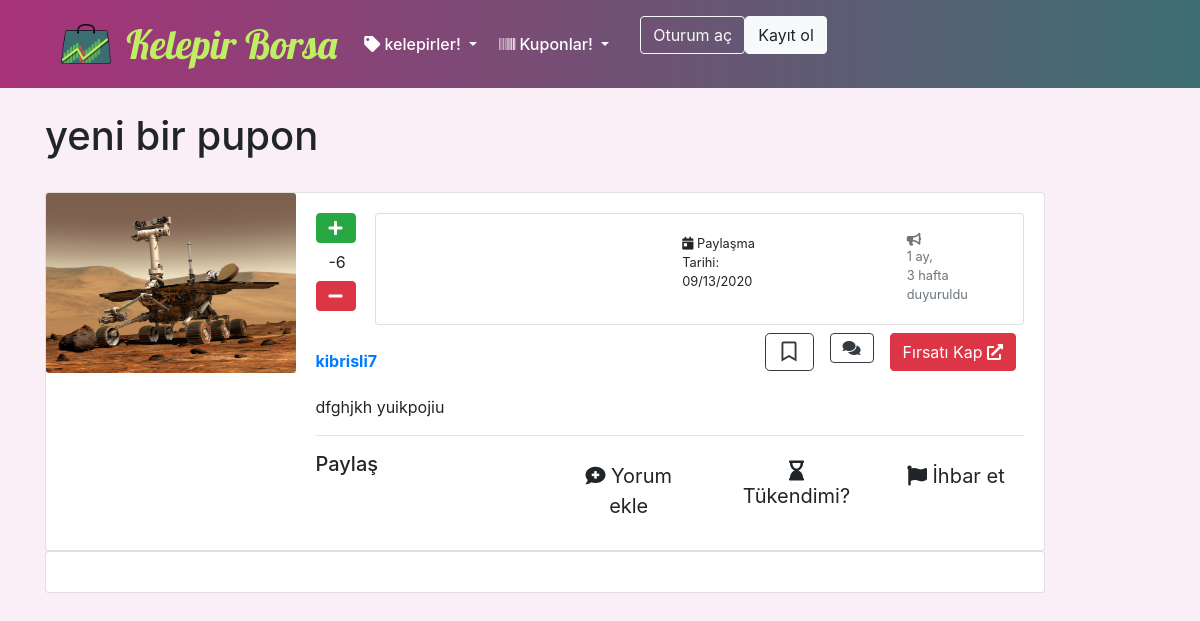
The page /kupon/2 on the database as committed earlier.
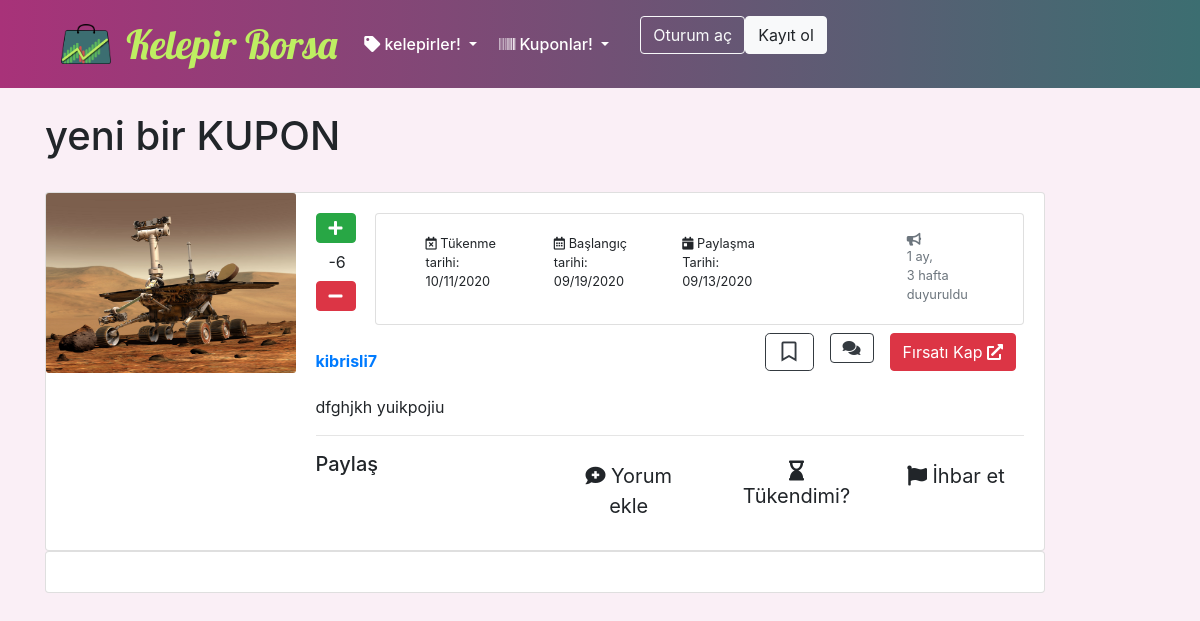
The same page on the database as committed later.
### madde/models.py (models this page shows, shortened)
class Kuponlar(models.Model):
    paylasan = models.ForeignKey(User, on_delete=models.CASCADE)
    url = models.URLField(max_length=200, blank=True, null=True, help_text='<small>Kelepir internetten bulunduysa şurda websiteyi palşın</small>',)
    satici = models.CharField(max_length=200, blank=True)
    kupon = models.CharField(max_length=100, blank=True, help_text='Bildirmek istediğiniz kupon varsa, buraya yazın')
    kuponCesiti = models.CharField(null=True, max_length=50, choices=KUPON_CESIT, verbose_name='Küpon çeşiti')
    baslik = models.CharField(max_length=300, help_text='Kısa bir tanımlayıcı başlık', verbose_name='Başlık')
    ayrintilar = RichTextField(help_text='Kelepiri kendi sözlerinizle anlatın ve neden kaçılmaz fırsat olduğunu başkalarına açıklayın.' ,verbose_name='Detaylı ayrıntılar')
    goruntu = models.ImageField(upload_to='kupon_goruntuleri', null=True, blank=True, default="madde_goruntuleri/shopping.jpg", help_text='bir resim yüklemek, başkalarının anlaşmayı daha iyi anlamasına yardımcı olur', verbose_name='Görüntü')
    bas_tarih = models.DateField(blank=True, null=True,verbose_name='İndirimin Başlangıç Tarihi')
    son_tarih = models.DateField(blank=True, null=True, verbose_name='İndirimin bitme tarihi')
    duyurmaTarihi = models.DateTimeField(default=timezone.now) # auto_now=False, auto_now_add=True, blank=True
    derece = models.IntegerField(default='0', null=True, blank=True)
    aktif = models.BooleanField(default=True)
    bookmarked = models.ManyToManyField(User, related_name='bookmarked_coupons', default=None, blank=True)
    tukenmiscagiri = models.ManyToManyField(User, related_name='expired_call_coupons', default=None, blank=True)
    tukenmisSayi = models.IntegerField(default=0, null=True, blank=True)
    oylar = models.IntegerField(default=0, null=True, blank=True)
    oyveren = models.ManyToManyField(User, blank=True, related_name="collected_votes_coupons")
    comments = GenericRelation(Comment)

### madde/views.py (the view)
# urls.py: path('kupon/<int:pk>', views.kupon_detay, name='kupon_detay'),
def kupon_detay(request, pk):
    kupon = get_object_or_404(Kuponlar, pk=pk)
    comments = Comment.objects.filter(content_type_id=24, object_id=kupon.id)
    top_comments = Comment.objects.all_comments_by_object(kupon).order_by('-reaction__likes').first()
    bookmarked = False
    if kupon.bookmarked.filter(id=request.user.id).exists():
        bookmarked = True
    else:
        bookmarked = False
    context = {'kupon':kupon,'bookmarked':bookmarked, 'comments':comments, 'top_comments':top_comments}
    return render(request, 'madde/kuponlar_detail.html', context)

### madde/templates/madde/kuponlar_detail.html (shortened to what the changed rows need)
{% extends 'temel.html' %}
{% load static %}
{% load social_share %}
{% load crispy_forms_tags %}
{% load i18n %}
{% load comment_tags %}
{% block content %}
<br>
<h1>{{kupon.baslik}}</h1>
<br>
{% if kupon.aktif == True %}
<div class="card mb-12" style="max-width: 1000px;">
  <div class="row no-gutters">
    <div class="col-md-3">
      <img src="{{kupon.goruntu.url}}" style="width: 100%; height: 15vw;" class="card-img image-fluid">
    </div>
    <div class="col-md-9">
      <div class="card-body">
        <div class="container-fluid">
        	<div class="row">
        		<div class="col-md-12">
        			<div class="row">
        				<div class="col-md-1">
                    {% if request.user.is_authenticated %}
                    {% if request.user in kupon.oyveren.all %}
                      <div class="row">
                        <button class="btn btn-secondary" disabled data-toggle="tooltip" title="Şu kupona oy vermişsiniz" role="button">
                          <i class="fas fa-plus"></i></button>
                      </div>
                      <div class="row">
                        <button class="btn btn-outline" id="puanlar">{{kupon.derece}}</span>
                      </div>
                      <div class="row">
                        <button class="btn btn-secondary" disabled data-toggle="tooltip" title="Şu kupona oy vermişsiniz" role="button">
                          <i class="fas fa-minus"></i></button>
                      </div>
                    {% else %}
                      <div class="row">
                        <span id="vote_id" data-value="{{kupon.id}}"></span>
                        <button class="btn btn-success vote_action" id="uvb" value="upvote_button"><i class="fas fa-plus"></i></button>
                      </div>
                      <div class="row">
                        <span class="btn btn-outline" id="puanlar">{{kupon.derece}}</span>
                      </div>
                      <div class="row">
                        <button class="btn btn-danger vote_action" id="dvb" value="downvote_button"><i class="fas fa-minus"></i></button>
                      </div>
                    {% endif %}
                  {% else %}
                    <div class="row">
                      <a href="{% url 'login' %}" class="btn btn-success"><i class="fas fa-plus"></i></a>
                    </div>
                    <div class="row">
                      <span class="btn btn-outline" id="puanlar">{{kupon.derece}}</span>
                    </div>
                    <div class="row">
                      <a href="{% url 'login' %}" class="btn btn-danger"><i class="fas fa-minus"></i></a>
                    </div>
                  {% endif %}
        				</div>
        				<div class="card col-md-11">
                  <div class="card-body">
                    <div class="col-md-8 float-left">
                      <div class="row">
                          <div class="col md-3 float-left">
                            <small>
                            {% if kupon.son_tarih %} <i class="far fa-calendar-times"></i> Tükenme tarihi:<br>{{ kupon.son_tarih|date:"SHORT_DATE_FORMAT" }}{% endif %}
                          </small>
                          </div>
                          <div class="col md-2 float-middle">
                            <small>
                              {% if kupon.bas_tarih %} <i class="far fa-calendar-alt"></i> Başlangıç tarihi:<br>{{kupon.bas_tarih|date:"SHORT_DATE_FORMAT"}}{% endif %}
                            </small>
                          </div>
                          <div class="col md-2 float-right">
                            <small>
                              <i class="fas fa-calendar-day"></i> Paylaşma Tarihi: <br>{{kupon.duyurmaTarihi|date:"SHORT_DATE_FORMAT"}}
                            </small>
                          </div>
                      </div>
                    </div>
                    <div class="col-md-2 float-right">
                      <small class="text-muted"><i class="fas fa-bullhorn"></i><br>{{kupon.duyurmaTarihi|timesince}}<br>duyuruldu</small>
                    </div>
                  </div>
        				</div>
        			</div>
        		</div>
        	</div>
        </div>
        <div class="d-flex bd-highlight">
        		<div class="flex-grow-1 bd-highlight">
              <br> <p class="card-text"><strong><a href="{% url 'profil_detay' kupon.paylasan.id %}">{{kupon.paylasan}}</a></strong>
               </p>
        		</div>
            <div class="p-2 bd-highlight">
              {% if request.user.is_authenticated %}
                  {% if bookmarked %}
                    <a href="{% url 'kbookmark' kupon.id %}" class="btn btn-outline-dark btn-lg"><i class="fas fa-bookmark"></i></a>
                  {% else %}
                    <a href="{% url 'kbookmark' kupon.id %}" class="btn btn-outline-dark btn-lg"><i class="far fa-bookmark"></i></a>
                  {% endif %}
              {% else %}
                <a href="{% url 'login' %}" class="btn btn-outline-dark btn-lg"><i class="far fa-bookmark"></i></a>
              {% endif %}
            </div>
        		<div class="p-2 bd-highlight">
              <a href="#commentsarea" type="button" class="btn btn-outline-dark" ><i class="fas fa-comments"></i> {{comments.count}}</a>
        		</div>
        		<div class="p-2 bd-highlight">
              <a href="{{kupon.url}}" type="button" class="btn btn-danger">Fırsatı Kap <i class="fas fa-external-link-alt"></i></a>
        		</div>
            </div>
            <p class="card-text">{{kupon.ayrintilar|safe}}</p>
            <hr>
            <div class="row">
              <div class="col-4">
                <h5>Paylaş</h5>
              </div>
              <div class="col-8">
                <div class="row">
                  <div class="text-left col-md">
                    <a href="#commentsarea" class="btn btn-outline btn-lg"><i class="fas fa-comment-medical"></i> Yorum ekle</a>
                  </div>
                  <div class="text-left col-md">
                    {% if request.user.is_authenticated %}
                    <form class="" action="{% url 'expire' kupon.id %}" method="POST">
                      {% csrf_token %}
                      <button type="submit" class="btn btn-danger"><i class='fas fa-hourglass-end'></i> Tükendimi?</button>
                    </form>
                    {% else %}
                      <a href="{% url 'login' %}" class="btn btn-outline btn-lg"><i class="fas fa-hourglass-end"></i> Tükendimi? </a>
                    {% endif %}
                  </div>
                  <div class="text-left col-md">
                    <a href="#" class="btn btn-outline btn-lg"><i class="fas fa-flag"></i> İhbar et</a>
                  </div>
                </div>
              </div>
            </div>
          </div>
        </div>
      </div>
    </div>
    {% endif %}
    <div class="card mb-12" style="max-width: 1000px;">
      <div class="row no-gutters">
{% endblock %}

Rows that differ between the two databases and show on the page:
changed Kuponlar "dfghjkh yuikpojiu": baslik "yeni bir pupon" → "yeni bir KUPON"; son_tarih (not shown) → "10/11/2020"; bas_tarih (not shown) → "09/19/2020"
Other text that changed with them:
text now shown: "Tükenme tarihi: Başlangıç tarihi:"
